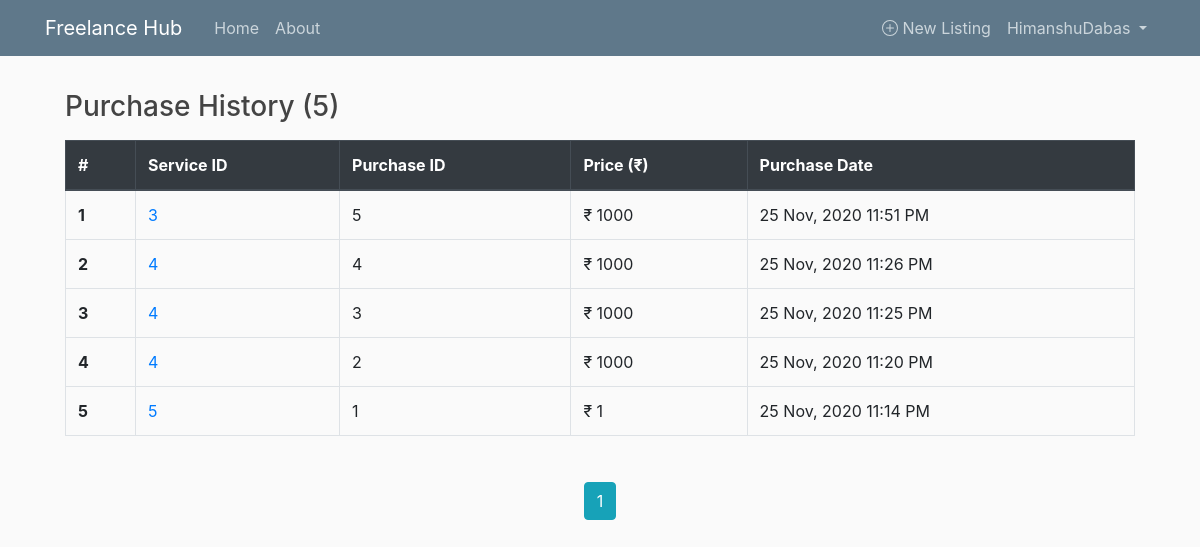
The app's page /history (signed in), older data.
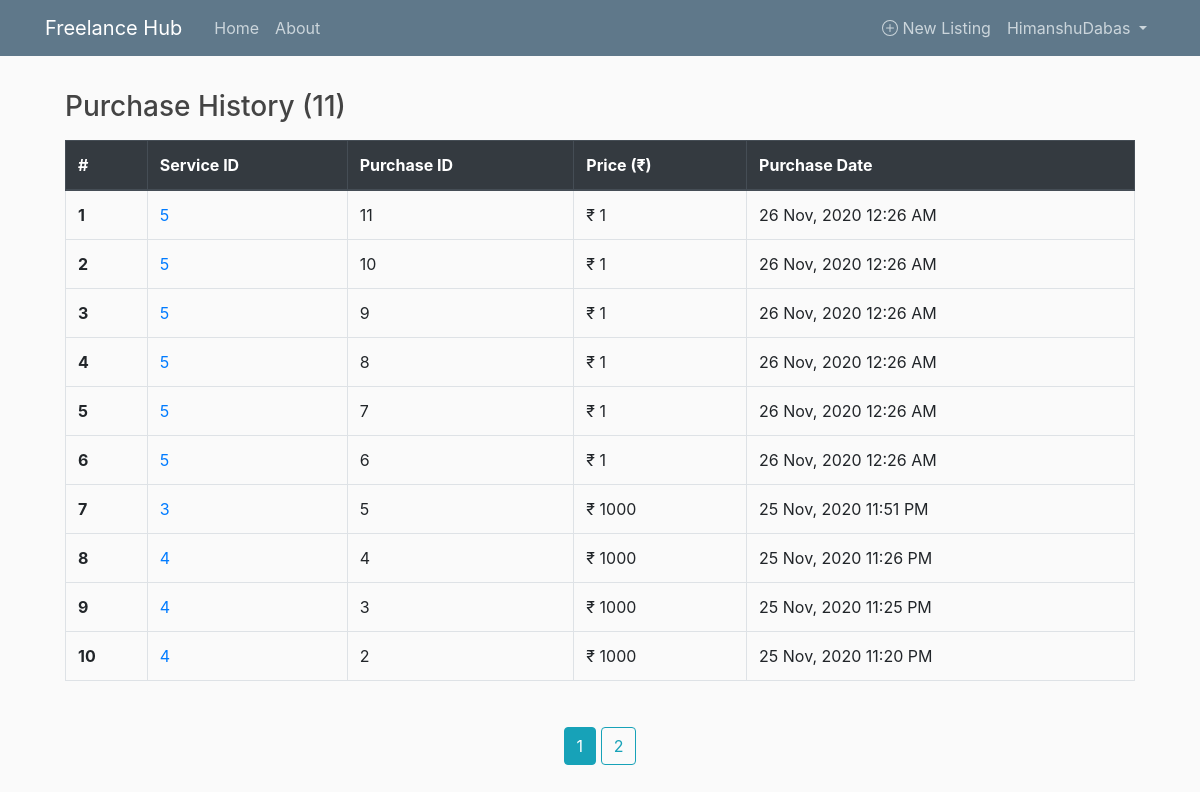
The same page, newer data.
### freelancehub/models.py (models this page shows, shortened)
class User(db.Model, UserMixin):
    id = db.Column(db.Integer, primary_key=True)
    username = db.Column(db.String(20), unique=True, nullable=False)
    email = db.Column(db.String(120), unique=True, nullable=False)
    image_file = db.Column(db.String(20), nullable=False, default='default.jpg')
    password = db.Column(db.String(60), nullable=False)
    posts = db.relationship('Post', backref='author', lazy=True)

class Service(db.Model):
    id = db.Column(db.Integer, primary_key=True)
    post_id = db.Column(db.Integer, db.ForeignKey('post.id'), nullable=False)
    buyer_id = db.Column(db.Integer, db.ForeignKey('user.id'), nullable=False)
    buy_date = db.Column(db.DateTime, nullable=False, default=datetime.utcnow)
    buy_price = db.Column(db.Integer, nullable=False)

### freelancehub/users/routes.py (the view)
@users.route("/history")
@login_required
def history():
    page = request.args.get('page', 1, type=int)
    user = User.query.filter_by(username=current_user.username).first_or_404
    services = Service.query.filter_by(buyer_id=current_user.id)\
        .order_by(Service.buy_date.desc())\
        .paginate(page=page, per_page=10)
    return render_template('user/history.html', services=services, user=user,
                            title='History')

### freelancehub/models.py (called while the page is built)
@login_manager.user_loader
def load_user(user_id):
    return User.query.get(int(user_id))

### freelancehub/templates/user/history.html
{% extends "layout.html" %}
{% block content %}
    <div class="content-section">
        <h3 class="text-left mb-3">Purchase History ({{ services.total }})</h3>
        {% if services.total %}
          <table class="table table-bordered">
            <thead class="thead-dark">
              <tr>
                <th scope="col">#</th>
                <th scope="col">Service ID</th>
                <th scope="col">Purchase ID</th>
                <th scope="col">Price (₹)</th>
                <th scope="col">Purchase Date</th>
              </tr>
            </thead>
            <tbody>
              {% for service in services.items %}
                <tr>
                  <th scope="row">{{ loop.index }}</th>
                  <td><a href="{{ url_for('posts.post', post_id=service.post_id) }}">{{ service.post_id }}</a></td>
                  <td>{{ service.id }}</td>
                  <td>₹ {{ service.buy_price }}</td>
                  <td>{{ service.buy_date.strftime('%d %b, %Y %I:%M %p') }}</td>
                </tr>
              {% endfor %}
            </tbody>
          </table>
        {% else %}
            <h2 class="text-center">Your History is empty. Try buyting some Services from HomePage.</h2>
        {% endif %}
    </div>
    <div class="text-center">
      {% for page_num in services.iter_pages(left_edge=1, right_edge=1, left_current=1, right_current=2) %}
        {% if page_num %}
          {% if services.page == page_num %}
            <a class="btn btn-info mb-4" href="{{ url_for('users.history', page=page_num) }}">{{ page_num }}</a>
          {% else %}
            <a class="btn btn-outline-info mb-4" href="{{ url_for('users.history', page=page_num) }}">{{ page_num }}</a>
          {% endif %}
        {% else %}
          ...
        {% endif %}
      {% endfor %}
    </div>
{% endblock content %}

### freelancehub/templates/layout.html (shortened to what this page needs)
<!DOCTYPE html>
<html>
<head>
    <link rel="stylesheet" href="https://stackpath.bootstrapcdn.com/bootstrap/4.3.1/css/bootstrap.min.css">
    <link rel="stylesheet" type="text/css" href="{{ url_for('static', filename='main.css') }}">
</head>
<body>
    <header class="site-header">
      <nav class="navbar navbar-expand-md navbar-dark bg-steel fixed-top">
        <div class="container">
          <a class="navbar-brand mr-4" href="/">Freelance Hub</a>
          <div class="collapse navbar-collapse" id="navbarToggle">
            <div class="navbar-nav mr-auto">
              <a class="nav-item nav-link" href="{{ url_for('main.home') }}">Home</a>
              <a class="nav-item nav-link" href="{{ url_for('main.about') }}">About</a>
            </div>
            <div class="navbar-nav">
              {% if current_user.is_authenticated %}
                <div>
                  <a class="nav-item nav-link d-flex" style="align-items:center;justify-content:center;" href="{{ url_for('posts.new_post') }}">
                    <span class="">
                      &nbsp;New Listing
                    </span>
                  </a>
                </div>
                <div class="nav-item dropdown">
                  <a class="nav-link dropdown-toggle" href="#" id="navbarDropdown" role="button" data-toggle="dropdown" aria-haspopup="true" aria-expanded="false">
                    {{ current_user.username }}
                  </a>
                </div>
              {% else %}
                <a class="nav-item nav-link" href="{{ url_for('users.login') }}">Login</a>
                <a class="nav-item nav-link" href="{{ url_for('users.register') }}">Register</a>
              {% endif %}
            </div>
          </div>
        </div>
      </nav>
    </header>
    <main role="main" class="container">
      <div class="row">
        <div class="col-md">
          {% block content %}{% endblock %}
        </div>
      </div>
    </main>
</body>
</html>

### freelancehub/static/main.css (style rules this page uses)
body { background: #fafafa; color: #333333; margin-top: 5rem; }
h1, h2, h3, h4, h5, h6 { color: #444444; }
.bg-steel { background-color: #5f788a; }
.site-header .navbar-nav .nav-link { color: #cbd5db; }
.content-section { padding: 10px 20px; border-radius: 3px; margin-bottom: 20px; }

Row changes from the older to the newer data that the page shows:
no longer on this page (row unchanged): Service: post_id "5", id "1", buy_price "1", buy_date "25 Nov, 2020 11:14 PM"
added Service: post_id "5", id "11", buy_price "1", buy_date "26 Nov, 2020 12:26 AM"
added Service: post_id "5", id "10", buy_price "1", buy_date "26 Nov, 2020 12:26 AM"
added Service: post_id "5", id "9", buy_price "1", buy_date "26 Nov, 2020 12:26 AM"
added Service: post_id "5", id "8", buy_price "1", buy_date "26 Nov, 2020 12:26 AM"
added Service: post_id "5", id "7", buy_price "1", buy_date "26 Nov, 2020 12:26 AM"
added Service: post_id "5", id "6", buy_price "1", buy_date "26 Nov, 2020 12:26 AM"
Text that changed along with them:
{{ services.total }}: "5" → "11"
new list line: "2"
